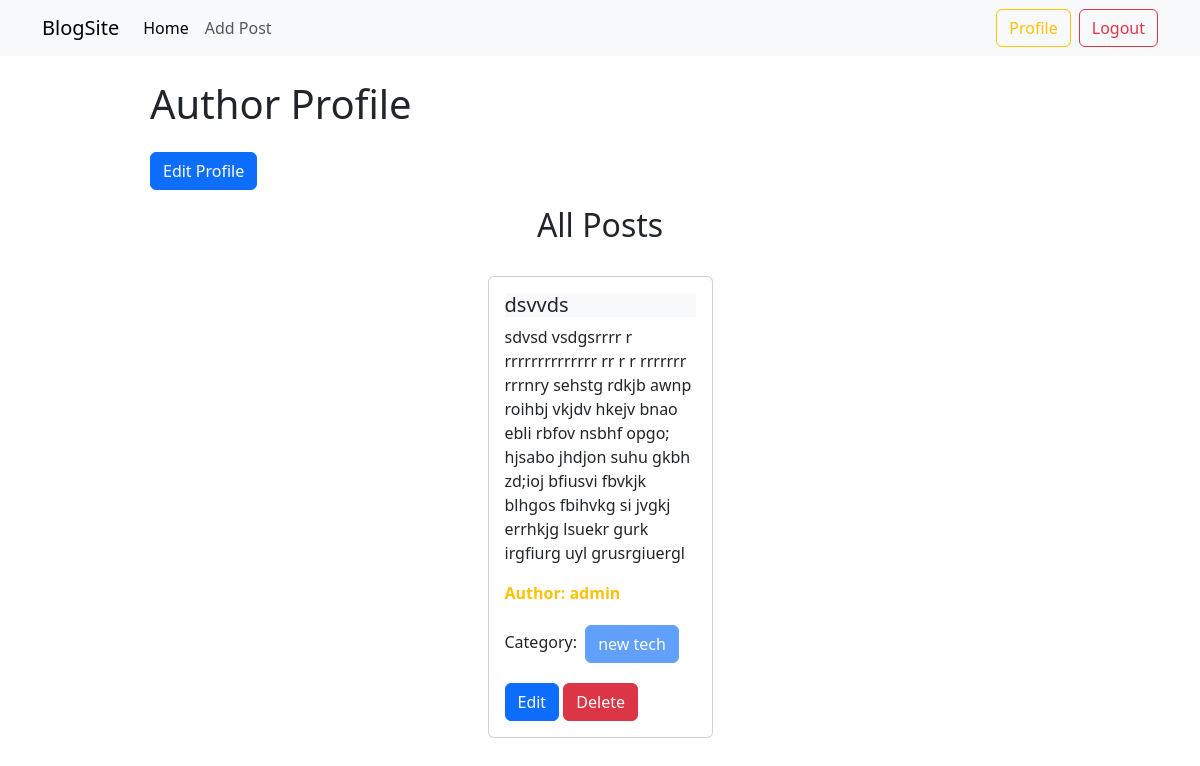
The app's page /authors/profile/ (signed in) with its own data.
### posts/models.py (models this page shows, shortened)
class Post(models.Model):
    title = models.CharField(max_length=50)
    content = models.TextField()
    category = models.ManyToManyField(Category)
    author = models.ForeignKey(User, on_delete=models.CASCADE)
    image = models.ImageField(upload_to='posts/', blank=True, null=True)

### categories/models.py (models this page shows, shortened)
class Category(models.Model):
    name = models.CharField(max_length=100)
    slug = models.SlugField(max_length=100, unique=True, blank=True, null=True)

### authors/views.py (the view)
# urls.py: path('profile/', profile, name='profile'),
@login_required
def profile(request):
    posts = Post.objects.filter(author=request.user)
    return render(request, 'profile.html', {'posts': posts})

### authors/templates/profile.html
{% extends "base.html" %} {% load crispy_forms_tags %} {% block content %}
<h1 class="my-4">Author Profile</h1>
<a class="btn btn-primary" href="{% url 'edit_profile' %}">Edit Profile</a>
<h2 class="text-center my-3">All Posts</h2>
<div class="d-flex flex-wrap justify-content-center">
    {% for post in posts %}
    <div class="col-sm-3 m-3">
        <div class="card">
            <div class="card-body">
                <h5 class="card-title bg-body-tertiary">{{post.title}}</h5>
                <p class="card-text">{{post.content}}</p>
                <p class="card-text fw-bold text-warning">
                    Author: {{post.author.username}}
                </p>
                <p class="card-text">
                    Category: {% for cat in post.category.all %}
                    <button class="btn btn-primary disabled m-1">
                        {{cat.name}}
                    </button>
                    {% endfor %}
                </p>
                <a href="{% url 'edit_post' post.id %}" class="btn btn-primary"
                    >Edit</a
                >
                <a href="{% url 'delete_post' post.id %}" class="btn btn-danger"
                    >Delete</a
                >
            </div>
        </div>
    </div>
    {% endfor %}
</div>
{% endblock %}

### records on screen
Post: title "dsvvds", content "sdvsd vsdgsrrrr r rrrrrrrrrrrrrr rr r r rrrrrrr rrrnry sehstg rdkjb awnp roihbj vkjdv hkejv bnao ebli rbfov nsbhf opgo; hjsabo jhdjon suhu gkbh zd;ioj bfiusvi fbvkjk blhgos fbihvkg si jvgkj errhkjg lsuekr gurk irgfiurg uyl grusrgiuergl", author.username "admin"
Category: name "new tech"
